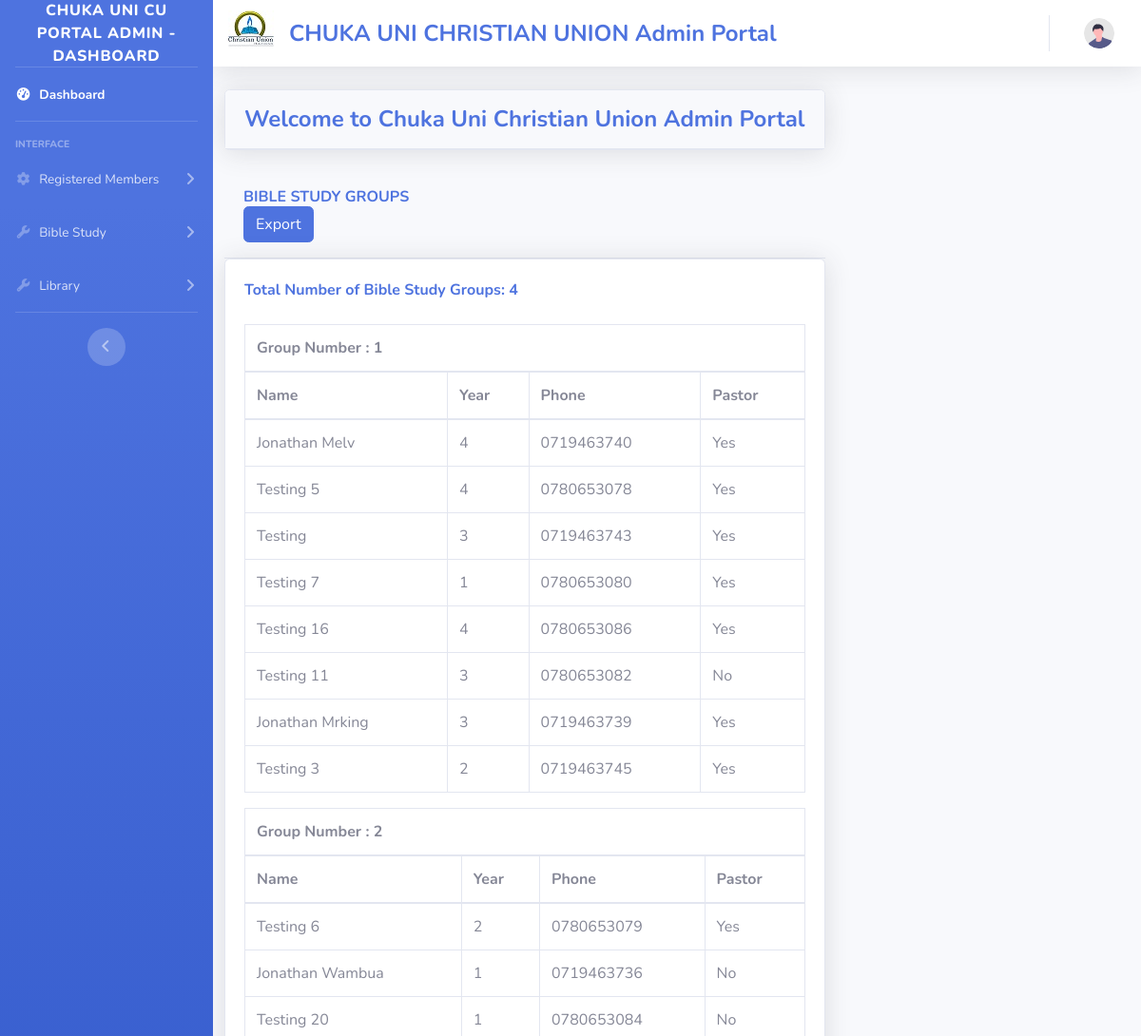
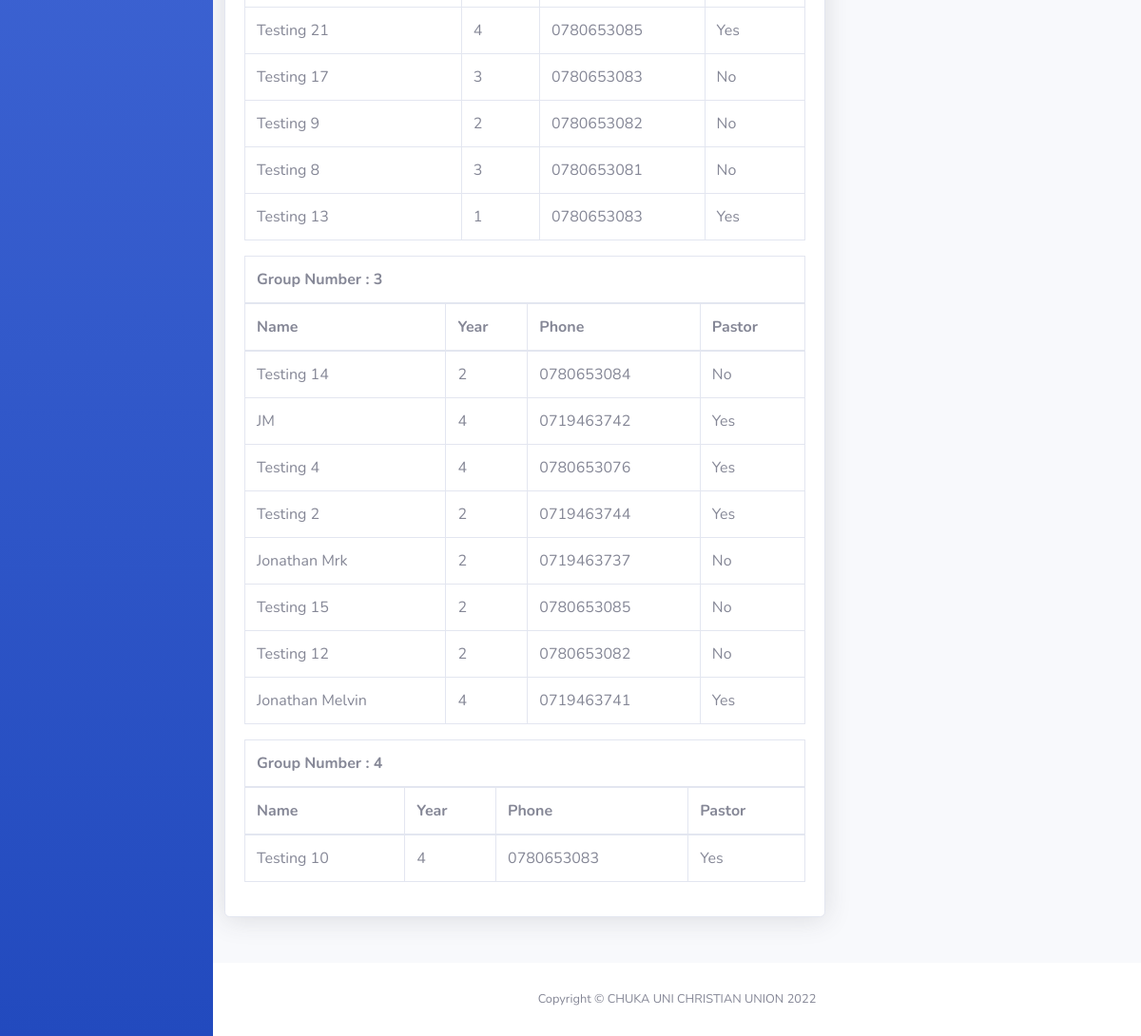
The page /admin/bs_groups.php on the database its author committed (2 pictures, top to bottom).
### tables this page shows
CREATE TABLE `bsregistration` (
  `id` int(11) NOT NULL,
  `uname` varchar(30) NOT NULL,
  `phone` varchar(30) NOT NULL,
  `yos` int(11) NOT NULL,
  `pastor` varchar(10) NOT NULL
);

### admin/bs_groups.php (the view, shortened to what this page needs)
<?php
include('header.php');
?>
<div class="card-header py-3">
  <h6 class="m-0 font-weight-bold text-primary">BIBLE STUDY GROUPS</h6>
  <button id="export" class="btn btn-primary" onclick="table2csv()">Export</button>
</div>
<div class='card shadow mb-4'>
  <div class="card-body">
    <p class="m-0 font-weight-bold text-primary">Total Number of Bible Study Groups:
      <?php
            $connection = mysqli_connect(DB_HOST, DB_USER, DB_PASS, DB_NAME);
            $query = 'SELECT * FROM bsregistration';
            $query_run = mysqli_query($connection,$query);
            $reg_bs_members = mysqli_num_rows($query_run);
            $number_of_groups = ceil($reg_bs_members/8);
            echo $number_of_groups."<br/><br/>";
          ?>
    </p>
      <?php
          $member_info = array();
          while ($row_member =  mysqli_fetch_assoc($query_run)){
            $member_info[] = $row_member;
          }
          shuffle($member_info);
          $chunkedarray = array_chunk($member_info, 8);
          for($count = 0; $count < $number_of_groups; $count++){
            $groupmembers = $chunkedarray[$count];
            $group_number = $count+1;
            echo
            "<div class='table-responsive'>".
              "<table class='table table-bordered' id='dataTable' width='100%' cellspacing='0'>".
                "<thead>".
                "<tr><th colspan='4'>Group Number :  ". $group_number ."</th></tr>".
                  "<tr>".
                    "<th>Name</th>".
                    "<th>Year</th>".
                    "<th>Phone</th>".
                    "<th>Pastor</th>".
                  "</tr>".
                "</thead>".
                "<tbody>";
                  foreach ($groupmembers as $i => $row)
                    {
                      if($row['pastor']==1){
                        $row['pastor'] = "Yes";
                      }else{
                        $row['pastor'] = "No";
                      }
                      $td = "<tr><td>". $row['uname']. "</td> <td>". $row['yos']. "</td>".
                        "<td>". $row['phone']. "</td><td>".$row['pastor']. "</td></tr>";
                      echo $td;
                    }
                echo "</tbody>".
              "</table>".
            "</div>";
          }
      ?>
  </div>
</div>
<?php
include('footer.php');
?>

### rows shown on the page
bsregistration: uname "Jonathan Melv", yos "4", phone "0719463740", pastor "Yes"
bsregistration: uname "Testing 5", yos "4", phone "0780653078", pastor "Yes"
bsregistration: uname "Testing", yos "3", phone "0719463743", pastor "Yes"
bsregistration: uname "Testing 7", yos "1", phone "0780653080", pastor "Yes"
bsregistration: uname "Testing 16", yos "4", phone "0780653086", pastor "Yes"
bsregistration: uname "Testing 11", yos "3", phone "0780653082", pastor "No"
bsregistration: uname "Jonathan Mrking", yos "3", phone "0719463739", pastor "Yes"
bsregistration: uname "Testing 3", yos "2", phone "0719463745", pastor "Yes"
bsregistration: uname "Testing 6", yos "2", phone "0780653079", pastor "Yes"
bsregistration: uname "Jonathan Wambua", yos "1", phone "0719463736", pastor "No"
bsregistration: uname "Testing 20", yos "1", phone "0780653084", pastor "No"
bsregistration: uname "Testing 21", yos "4", phone "0780653085", pastor "Yes"
bsregistration: uname "Testing 17", yos "3", phone "0780653083", pastor "No"
bsregistration: uname "Testing 9", yos "2", phone "0780653082", pastor "No"
bsregistration: uname "Testing 8", yos "3", phone "0780653081", pastor "No"
bsregistration: uname "Testing 13", yos "1", phone "0780653083", pastor "Yes"
bsregistration: uname "Testing 14", yos "2", phone "0780653084", pastor "No"
bsregistration: uname "JM", yos "4", phone "0719463742", pastor "Yes"
bsregistration: uname "Testing 4", yos "4", phone "0780653076", pastor "Yes"
bsregistration: uname "Testing 2", yos "2", phone "0719463744", pastor "Yes"
bsregistration: uname "Jonathan Mrk", yos "2", phone "0719463737", pastor "No"
bsregistration: uname "Testing 15", yos "2", phone "0780653085", pastor "No"
bsregistration: uname "Testing 12", yos "2", phone "0780653082", pastor "No"
bsregistration: uname "Jonathan Melvin", yos "4", phone "0719463741", pastor "Yes"
bsregistration: uname "Testing 10", yos "4", phone "0780653083", pastor "Yes"

### other values the page prints
$number_of_groups "4"
$group_number "1"
$group_number "2"
$group_number "3"
$group_number "4"
